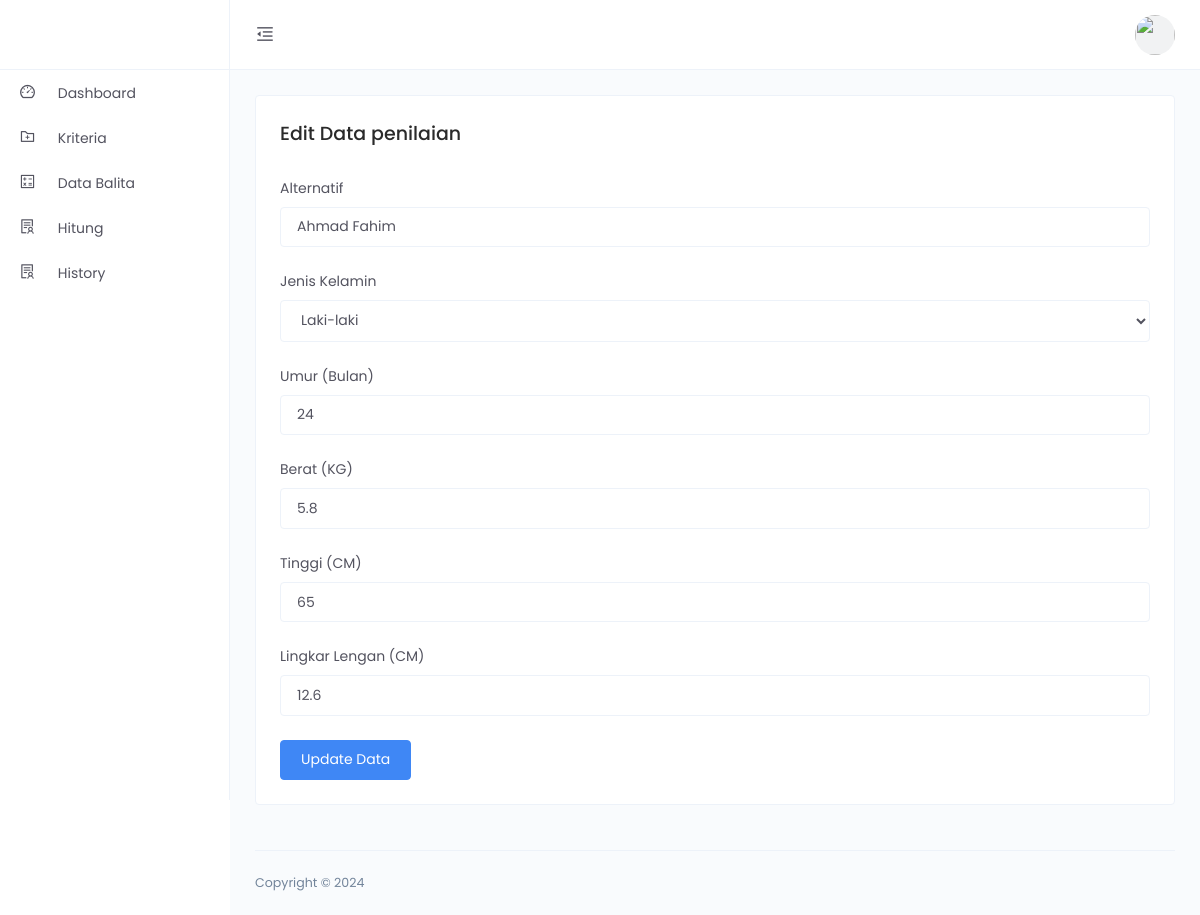
Page /edit_penilaian.php?GetID=1 (signed in) on the committed database.
### tables this page shows
CREATE TABLE `penilaian` (
  `id_penilaian` int(11) NOT NULL,
  `alternatif` varchar(255) NOT NULL,
  `jenis_kelamin` varchar(255) NOT NULL,
  `umur` int(11) NOT NULL,
  `berat` double NOT NULL,
  `tinggi` double NOT NULL,
  `lila` double NOT NULL
);

### src/edit_penilaian.php (the view, shortened to what this page needs)
<?php
 include '../config/database.php';
    $id_data = $_GET['GetID'];
    $query = mysqli_query($conn, "SELECT * FROM penilaian WHERE id_penilaian = '".$id_data."'");
    while($row = mysqli_fetch_assoc($query)){
        $nama = $row['alternatif'];
        $jeniskelamin = $row['jenis_kelamin'];
        $umur = $row['umur'];
        $berat = $row['berat'];
        $tinggi = $row['tinggi'];
        $lila = $row['lila'];
    }
?>
<!DOCTYPE html>
<html lang="en">
<head>
    <link href="../assets/css/app.min.css" rel="stylesheet">
</head>
<body>
    <div class="app">
        <div class="layout">
         <?php include'header.php'?>
         <?php include'sidenav.php'?>
            <div class="page-container">
                <div class="main-content">
                    <div class="row">
                        <div class="col-md-6 col-lg-12">
                            <div class="card">
                                <div class="card-body">
                                    <h4>Edit Data penilaian</h4>
                                    <br>
                                    <form action="update_penilaian.php?id=<?php echo $id_data ?>" method="post">
                                        <div class="form-group">
                                            <label for="selectAlternatif">Alternatif</label>
                                            <input type="text" class="form-control" id="inputalternatif" name="inputalternatif" value="<?php echo $nama ?>" placeholder="Masukan Alternatif..."  required>
                                        </div>
                                        <div class="form-group">
                                            <label for="jeniskelamin">Jenis Kelamin</label>
                                            <select class="form-control" id="jeniskelamin" name="jeniskelamin">
                                                <option value="laki-laki" <?php echo ($jeniskelamin == 'laki-laki') ? 'selected' : ''; ?>>Laki-laki</option>
                                            </select>
                                        </div>
                                        <div class="form-group">
                                            <label for="inputnama">Umur (Bulan)</label>
                                            <input type="text" class="form-control" id="inputumur" name="inputumur" value="<?php echo $umur ?>" placeholder="Masukan Umur (Bulan)..." required>
                                        </div>
                                        <div class="form-group">
                                            <label for="inputnama">Berat (KG)</label>
                                            <input type="text" class="form-control" id="inputberat" name="inputberat" value="<?php echo $berat ?>" placeholder="Masukan Berat (KG)..." required>
                                        </div>
                                        <div class="form-group">
                                            <label for="inputnama">Tinggi (CM)</label>
                                            <input type="text" class="form-control" id="inputtinggi" name="inputtinggi" value="<?php echo $tinggi ?>" placeholder="Masukan Tinggi (CM)..." required>
                                        </div>
                                        <div class="form-group">
                                            <label for="inputnama">Lingkar Lengan (CM)</label>
                                            <input type="text" class="form-control" id="inputlila" name="inputlila" value="<?php echo $lila ?>" placeholder="Masukan Lingkar Lengan (CM)..." required>
                                        </div>
                                        <input type="submit" class="btn btn-primary" name="submit" value="Update Data">
                                    </form>
                                </div>
                            </div>
                        </div>
                    </div>
                </div>
                <footer class="footer">
                    <div class="footer-content justify-content-between">
                        <p class="m-b-0">Copyright © 2024</p>
                    </div>
                </footer>
            </div>
        </div>
    </div>
</body>
</html>

### rows in the picture
penilaian: inputalternatif "Ahmad Fahim", jeniskelamin "Laki-laki", inputumur "24", inputberat "5.8", inputtinggi "65", inputlila "12.6"
